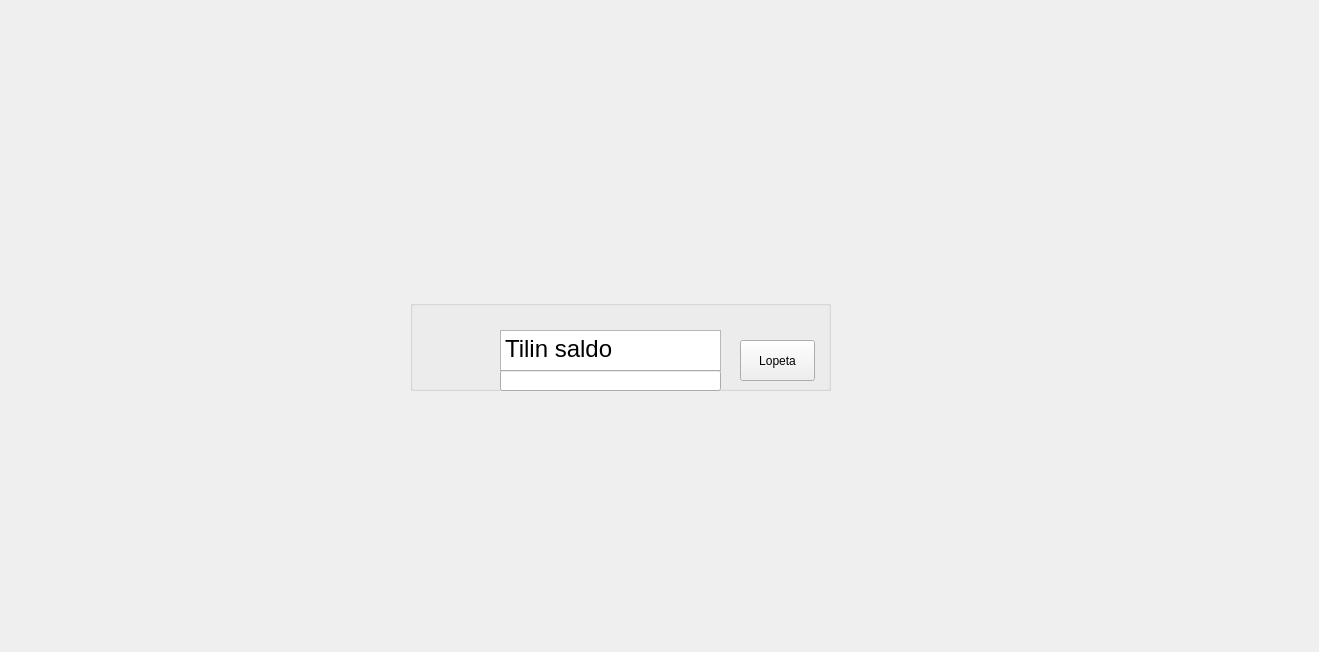
<?xml version="1.0" encoding="UTF-8"?>
<ui version="4.0">
 <class>Tili_saldo</class>
 <widget class="QWidget" name="Tili_saldo">
  <property name="geometry">
   <rect>
    <x>0</x>
    <y>0</y>
    <width>1319</width>
    <height>652</height>
   </rect>
  </property>
  <property name="windowTitle">
   <string>Form</string>
  </property>
  <widget class="QGroupBox" name="groupBox">
   <property name="geometry">
    <rect>
     <x>410</x>
     <y>300</y>
     <width>421</width>
     <height>91</height>
    </rect>
   </property>
   <property name="title">
    <string/>
   </property>
   <widget class="QTextEdit" name="textEdit">
    <property name="geometry">
     <rect>
      <x>90</x>
      <y>30</y>
      <width>221</width>
      <height>41</height>
     </rect>
    </property>
    <property name="html">
     <string>&lt;!DOCTYPE HTML PUBLIC &quot;-//W3C//DTD HTML 4.0//EN&quot; &quot;http://www.w3.org/TR/REC-html40/strict.dtd&quot;&gt;
&lt;html&gt;&lt;head&gt;&lt;meta name=&quot;qrichtext&quot; content=&quot;1&quot; /&gt;&lt;style type=&quot;text/css&quot;&gt;
p, li { white-space: pre-wrap; }
&lt;/style&gt;&lt;/head&gt;&lt;body style=&quot; font-family:'MS Shell Dlg 2'; font-size:8.25pt; font-weight:400; font-style:normal;&quot;&gt;
&lt;p style=&quot; margin-top:0px; margin-bottom:0px; margin-left:0px; margin-right:0px; -qt-block-indent:0; text-indent:0px;&quot;&gt;&lt;span style=&quot; font-size:18pt;&quot;&gt;Tilin saldo&lt;/span&gt;&lt;/p&gt;&lt;/body&gt;&lt;/html&gt;</string>
    </property>
   </widget>
   <widget class="QLineEdit" name="lineEdit">
    <property name="geometry">
     <rect>
      <x>90</x>
      <y>70</y>
      <width>221</width>
      <height>21</height>
     </rect>
    </property>
   </widget>
   <widget class="QPushButton" name="pushButton">
    <property name="geometry">
     <rect>
      <x>330</x>
      <y>40</y>
      <width>75</width>
      <height>41</height>
     </rect>
    </property>
    <property name="text">
     <string>Lopeta</string>
    </property>
   </widget>
  </widget>
 </widget>
 <resources/>
 <connections/>
</ui>
